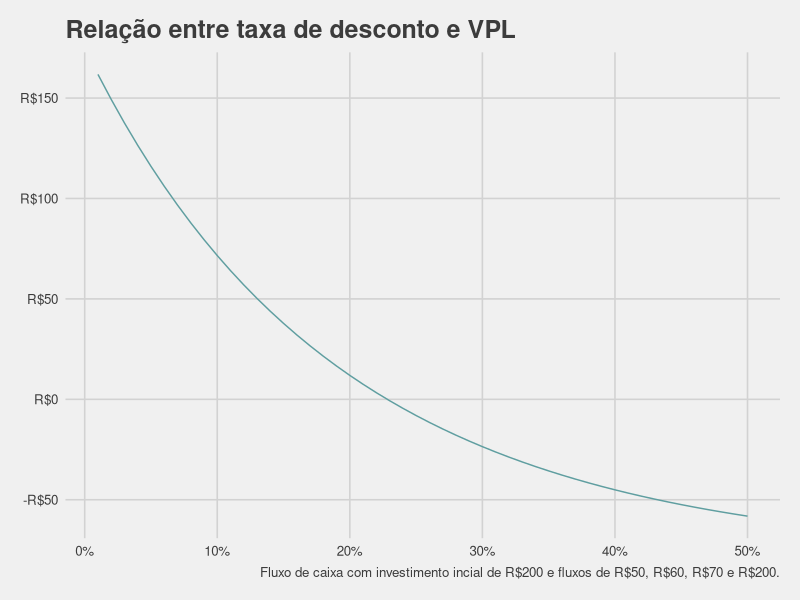

Reproduce this figure in R.
library(tidyverse)

# Crie uma função para computar o VPL. Note que ele é dependente do vetor de fluxos de caixa e da taxa de desconto. 
# Não esqueça que saídas de capital são fluxos com sinal negativo.

get_VPL <- function(fluxo_caixa,
                    tx_desconto){
  
  t <- length(fluxo_caixa) - 1
  
  fc_desc <- rep(0, length(fluxo_caixa))
  
  
  for (i in seq_along(fluxo_caixa)) {
    
    fc_desc[i] <- fluxo_caixa[i] / (1 + tx_desconto) ^ i - 1
    
  }

  sum(fc_desc)
  
}

# Aplique sua funçaão para uma proposta com custo inicial de R$200, 
# e os seguintes fluxos dos períodos 1 ao 4: R$50, R$60, R$70 e R$200.
# Considere taxas de desconto de 1% até 50%.

fc <- c(-200, 50, 60, 70, 200)

txs <- seq(from = 0.01,
           to = 0.5,
           by = 0.01)

ex <- map(txs, ~get_VPL(fluxo_caixa = fc, tx_desconto = .x)) %>% 
  unlist()

vpl_ex <- tibble(txs, ex) %>% 
  rename(taxa = txs,
         vpl = ex)


# Por fim, faça um gráfico relacionando a taxa de desconto (eixo x) 
# com o VPL resultante (eixo y).

vpl_ex %>% 
  ggplot() +
  geom_line(aes(x = taxa, y = vpl, group = 1), color = "#5F9EA0") + 
  scale_x_continuous(labels = scales::percent_format(accuracy = 1)) +
  scale_y_continuous(labels = scales::dollar_format(prefix = "R$")) +
  labs(title = "Relação entre taxa de desconto e VPL",
       caption = "Fluxo de caixa com investimento incial de R$200 e fluxos de R$50, R$60, R$70 e R$200.") +
  ggthemes::theme_fivethirtyeight()

  
